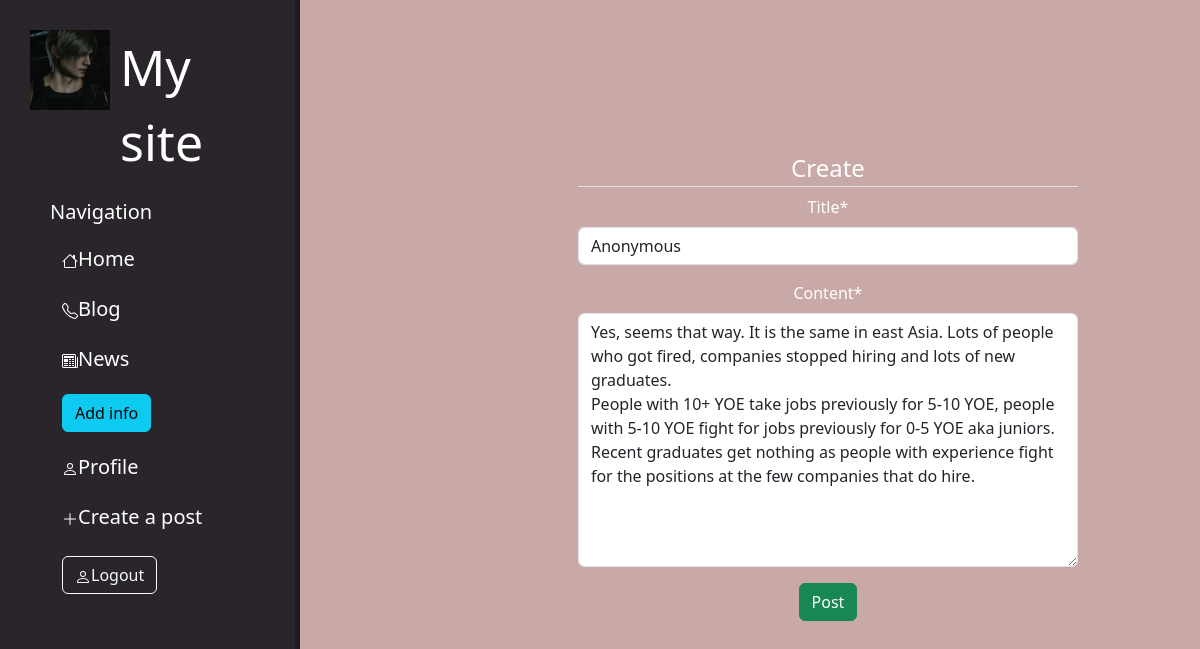
Screenshot of /blog/detail/11/update (signed in) with the database file from the repository.
### blog/models.py (models this page shows, shortened)
class Post(models.Model):
    title=models.CharField(max_length=100)
    content=models.TextField()
    date_posted=models.DateTimeField(default=timezone.now)
    author=models.ForeignKey(User,on_delete=models.CASCADE)

### blog/views.py (the view, shortened to what this page needs)
# urls.py: path('detail/<int:pk>/update', PostUpdateView.as_view(), name='post-update'),
class PostUpdateView(LoginRequiredMixin,UserPassesTestMixin,UpdateView):
    model=Post
    fields = ['title', 'content']
    def test_func(self):
        post=self.get_object()
        if self.request.user==post.author:
            return True
        return False

### blog/templates/blog/post_form.html (shortened to what this page needs)
{%extends 'main/layout.html'%}
{% load crispy_forms_tags %}
{%block content%}
    <div class="features">
    <div class="form-group">
        <form method="post">
            <fieldset class="form-group">
                <legend class="border-bottom ">Create</legend>
                {{ form|crispy }}
            </fieldset>
    <div class="form-group">
        <button type="submit" class="btn btn-success">Post</button>
    </div>
        </form>
    </div>
    </div>
{%endblock%}

### main/static/main/css/main.css (style rules this page uses)
body { background:#c9a9a7; }
.features { float:left; color:#fff; margin-top:100px; text-align:center; width:75%; }
form { margin-left:27%; width:500px; margin-top:50px; }

### rows the page displays
Post: title "Anonymous", content "Yes, seems that way. It is the same in east Asia. Lots of people who got fired, companies stopped hiring and lots of new graduates. People with 10+ YOE take jobs previously for 5-10 YOE, people with 5-10 YOE fight for jobs previously for 0-5 YOE aka juniors. Recent graduates get nothing as people with experience fight for the positions at the few companies that do hire."
